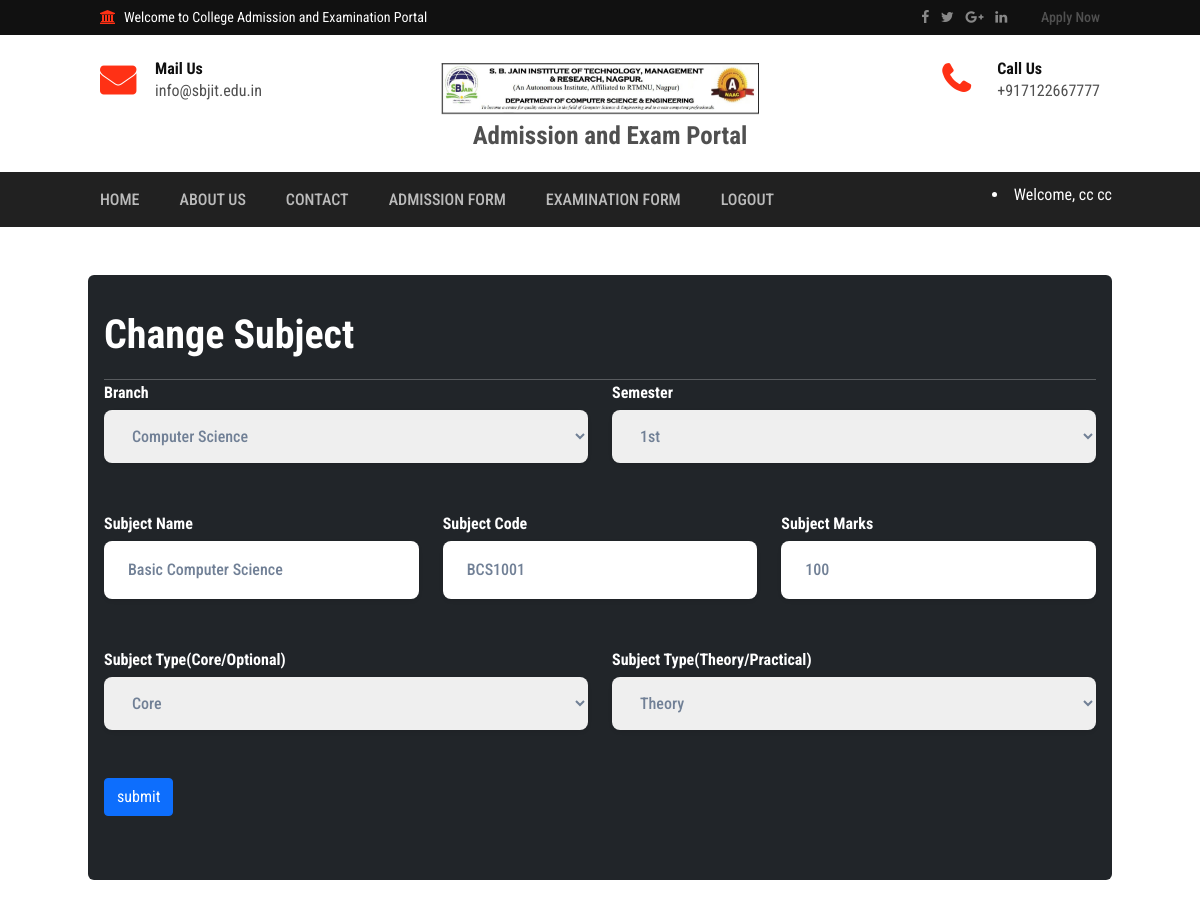
Screenshot of /change-subject/1/ (signed in) with the database file from the repository.
### collegeapp/models.py (models this page shows, shortened)
class Subject(models.Model):
    branch = models.ForeignKey(Branch, on_delete=models.CASCADE, null=True, blank=True)
    semester = models.ForeignKey(Semester, on_delete=models.CASCADE, null=True, blank=True)
    name = models.CharField(max_length=100, null=True, blank=True)
    code = models.CharField(max_length=100, null=True, blank=True)
    subjecttype = models.IntegerField(choices=SUBJECTTYPE, null=True, blank=True)
    theroytype = models.IntegerField(choices=THEORYTYPE, null=True, blank=True)
    marks = models.CharField(max_length=100, null=True, blank=True)
    created = models.DateTimeField(auto_now_add=True, blank=True)

class Branch(models.Model):
    name = models.CharField(max_length=100, null=True, blank=True)
    code = models.CharField(max_length=100, null=True, blank=True)
    created = models.DateTimeField(auto_now_add=True, blank=True)

class Semester(models.Model):
    name = models.CharField(max_length=100, null=True, blank=True)
    created = models.DateTimeField(auto_now_add=True, blank=True)

### collegeapp/views.py (the view, shortened to what this page needs)
# urls.py: path('change-subject/<int:pid>/', change_subject, name='change_subject'),
def change_subject(request, pid=None):
    branch = None
    if pid:
        subject = Subject.objects.get(id=pid)
    semester = Semester.objects.all()
    branch = Branch.objects.all()
    theroytype = THEORYTYPE
    subjecttype = SUBJECTTYPE
    return render(request, 'change_subject.html', locals())

### collegeapp/templates/change_subject.html (shortened to what this page needs)
{% extends 'index.html' %}
{% load static %}
{% load custom_tags %}
{% block body %}
<link rel="stylesheet" href="https://unpkg.com/tailwindcss@^1.0/dist/tailwind.min.css">
<div class="container bg-dark p-3 my-5" style="border-radius:6px">
    <h1>{% if not subject %}Add{% else %}Change{% endif %} Subject</h1><hr style="color:white">
    <form action="{% if not subject %}/add-subject/{% else %}/change-subject/{{subject.id}}/{% endif %}" method="post" enctype="multipart/form-data">
        <div class="row">
            <div class="col-md-6 mb-5">
                <label for="branch" class="font-bold mb-1 text-gray-700 block" style="color:white">Branch</label>
                <select class="w-full px-4 py-3 rounded-lg shadow-sm focus:outline-none focus:shadow-outline text-gray-600 font-medium" name="branch">
                    {% for i in branch %}
                    <option value="{{i.id}}" {% if i.id == subject.branch.id %}selected{% endif %}>{{i.name}}</option>
                    {% endfor %}
                </select>
            </div>
            <div class="col-md-6 mb-5">
                <label for="semester" class="font-bold mb-1 text-gray-700 block" style="color:white">Semester</label>
                <select class="w-full px-4 py-3 rounded-lg shadow-sm focus:outline-none focus:shadow-outline text-gray-600 font-medium" name="semester">
                    {% for i in semester %}
                    <option value="{{i.id}}" {% if i.id == subject.semester.id %}selected{% endif %}>{{i.name}}</option>
                    {% endfor %}
                </select>
            </div>
        </div>
        <div class="row">
            <div class="col-md-4 mb-5">
                <label for="email" class="font-bold mb-1 text-gray-700 block" style="color:white">Subject Name</label>
                <input type="text"
                    class="w-full px-4 py-3 rounded-lg shadow-sm focus:outline-none focus:shadow-outline text-gray-600 font-medium"
                    name="name" placeholder="Enter Subject Name" value="{{subject.name}}">
            </div>
            <div class="col-md-4 mb-5">
                <label for="email" class="font-bold mb-1 text-gray-700 block" style="color:white">Subject Code</label>
                <input type="text"
                    class="w-full px-4 py-3 rounded-lg shadow-sm focus:outline-none focus:shadow-outline text-gray-600 font-medium"
                    name="code" placeholder="Enter Subject Code" value="{{subject.code}}">
            </div>
            <div class="col-md-4 mb-5">
                <label for="email" class="font-bold mb-1 text-gray-700 block" style="color:white">Subject Marks</label>
                <input type="text"
                    class="w-full px-4 py-3 rounded-lg shadow-sm focus:outline-none focus:shadow-outline text-gray-600 font-medium"
                    name="marks" placeholder="Enter marks" value="{{subject.marks}}">
            </div>
        </div>
        <div class="row">
            <div class="col-md-6 mb-5">
                <label for="email" class="font-bold mb-1 text-gray-700 block" style="color:white">Subject Type(Core/Optional)</label>
                <select class="w-full px-4 py-3 rounded-lg shadow-sm focus:outline-none focus:shadow-outline text-gray-600 font-medium" name="subjecttype">
                    {% for i in subjecttype %}
                    <option value="{{i.0}}" {% if i.0 == subject.subjecttype %}selected{% endif %}>{{i.1}}</option>
                    {% endfor %}
                </select>
            </div>
            <div class="col-md-6 mb-5">
                <label for="email" class="font-bold mb-1 text-gray-700 block" style="color:white">Subject Type(Theory/Practical)</label>
                <select class="w-full px-4 py-3 rounded-lg shadow-sm focus:outline-none focus:shadow-outline text-gray-600 font-medium" name="theroytype">
                    {% for i in theroytype %}
                    <option value="{{i.0}}" {% if i.0 == subject.theroytype %}selected{% endif %}>{{i.1}}</option>
                    {% endfor %}
                </select>
            </div>
        </div>
        <input type="submit" class="btn btn-primary mb-5" value="submit"/>
</div>
{% endblock %}

### collegeapp/templates/index.html (shortened to what this page needs)
<!DOCTYPE html>
{% load static %}
<html lang="zxx">
<head>
    <link rel="stylesheet" type="text/css" href="{% static 'css/bootstrap.min.css' %}">
    <link rel="stylesheet" type="text/css" href="{% static 'css/font-awesome.min.css' %}">
    <link rel="stylesheet" type="text/css" href="{% static 'css/animate.css' %}">
    <link rel="stylesheet" type="text/css" href="{% static 'css/owl.carousel.css' %}">
    <link rel="stylesheet" type="text/css" href="{% static 'css/slick.css' %}">
    <link rel="stylesheet" type="text/css" href="{% static 'css/magnific-popup.css' %}">
    <link rel="stylesheet" type="text/css" href="{% static 'css/off-canvas.css' %}">
    <link rel="stylesheet" type="text/css" href="{% static 'css/rsmenu-main.css' %}">
    <link rel="stylesheet" type="text/css" href="{% static 'css/rsmenu-transitions.css' %}">
    <link rel="stylesheet" type="text/css" href="{% static 'style.css' %}">
    <link rel="stylesheet" type="text/css" href="{% static 'css/responsive.css' %}">
    <link rel="stylesheet" href="https://cdnjs.cloudflare.com/ajax/libs/font-awesome/4.7.0/css/font-awesome.min.css">
</head>
<body class="home1">
    <div class="full-width-header">
        <div class="rs-toolbar">
            <div class="container">
                <div class="row">
                    <div class="col-md-6">
                        <div class="rs-toolbar-left">
                            <div class="welcome-message">
                                <i class="fa fa-bank"></i><span>Welcome to College Admission and Examination Portal</span>
                            </div>
                        </div>
                    </div>
                    <div class="col-md-6">
                        <div class="rs-toolbar-right">
                            <div class="toolbar-share-icon">
                                <ul>
                                    <li><a href="https://www.facebook.com/officialsbjain/" target="_blank"><i class="fa fa-facebook"></i></a></li>
                                    <li><a href="https://twitter.com/officialsbjain?s=09" target="_blank"><i class="fa fa-twitter"></i></a></li>
                                    <li><a href="https://www.sbjit.edu.in/" target="_blank"><i class="fa fa-google-plus"></i></a></li>
                                    <li><a href="https://www.linkedin.com/in/s-b-jain-nagpur-7a65a3153/" target="_blank"><i class="fa fa-linkedin"></i></a></li>
                                </ul>
                            </div>
                            <a href="/student-register/" class="apply-btn">Apply Now</a>
                        </div>
                    </div>
                </div>
            </div>
        </div>
        <header id="rs-header" class="rs-header">
            <div class="rs-header-top">
                <div class="container">
                    <div class="row">
                        <div class="col-md-4 col-sm-12">
                            <div class="header-contact">
                                <div id="info-details" class="widget-text">
                                    <i class="fa fa-envelope"></i>
                                    <div class="info-text">
                                        <a href="mailto:info@domain.com">
						                    	<span>Mail Us</span>
												info@sbjit.edu.in
											</a>
                                    </div>
                                </div>
                            </div>
                        </div>
                        <div class="col-md-4 col-sm-12">
                            <div class="logo-area text-center">
                                <a href="/"><img src="{% static 'images/college logo photo.png' %}" style="width:600px;height:60px;padding-bottom: 0.5rem;" alt="logo">
                                    <b style="font-size:25px;margin-left:20px;font-weight:bold">Admission and Exam Portal</b>
                                </a>
                            </div>
                        </div>
                        <div class="col-md-4 col-sm-12">
                            <div class="header-contact pull-right">
                                <div id="phone-details" class="widget-text">
                                    <i class="fa fa-phone"></i>
                                    <div class="info-text">
                                        <a href="tel:4155551234">
						                    	<span>Call Us</span>
												+917122667777
											</a>
                                    </div>
                                </div>
                            </div>
                        </div>
                    </div>
                </div>
            </div>
            <div class="menu-area menu-sticky">
                <div class="container">
                    <div class="main-menu">
                        <div class="row relative">
                            <div class="col-sm-12">
                                <nav class="rs-menu">
                                    <ul class="nav-menu">
                                        <li><a href="/" class="home">Home</a>
                                        </li>
                                        <li> <a href="/about/">About Us</a>
                                        </li>
                                        <li> <a href="/contact/">Contact</a></li>
                                        {% if request.user.is_authenticated %}
                                        {% if request.user.is_staff %}
                                            <li class="menu-item-has-children"> <a href="#">Branch</a>
                                                <ul class="sub-menu">
                                                    <li><a href="/add-branch/">Add Branch</a></li>
                                                    <li><a href="/manage-branch/">Manage Branch</a></li>
                                                </ul>
                                            </li>
                                            <li class="menu-item-has-children"> <a href="#">Semester</a>
                                                <ul class="sub-menu">
                                                    <li><a href="/add-semester/">Add Semester</a></li>
                                                    <li><a href="/manage-semester/">Manage Semester</a></li>
                                                </ul>
                                            </li>
                                            <li class="menu-item-has-children"> <a href="#">Subject</a>
                                                <ul class="sub-menu">
                                                    <li><a href="/add-subject/">Add Subject</a></li>
                                                    <li><a href="/manage-subject/">Manage Subject</a></li>
                                                </ul>
                                            </li>
                                            <li class="menu-item-has-children"> <a href="#">Admission</a>
                                                <ul class="sub-menu">
                                                    <li><a href="/admission-data/?status=1">Pending Admission</a></li>
                                                    <li><a href="/admission-data/?status=3">Rejected Admission</a></li>
                                                    <li><a href="/admission-data/?status=2">Completed Admission</a></li>
                                                    <li><a href="/admission-data/?status=4">Payment Pending Admission</a></li>
                                                    <li><a href="/admission-data/?status=5">Payment Completed Admission</a></li>
                                                </ul>
                                            </li>
                                            <li class="menu-item-has-children"> <a href="#">Examination</a>
                                                <ul class="sub-menu">
                                                    <li><a href="/examination-data/?status=1">Pending Examination Data</a></li>
                                                    <li><a href="/examination-data/?status=2">Verified Examination Data</a></li>
                                                    <li><a href="/examination-data/?status=3">Rejected Examination Data</a></li>
                                                    <li><a href="/examination-data/?status=4">Payment Pending Examination Data</a></li>
                                                    <li><a href="/examination-data/?status=5">Payment Completed Examination Data</a></li>
                                                </ul>
                                            </li>
                                            <li> <a href="/logout/">Logout</a></li>
                                        {% else %}
                                            <li> <a href="/complete-registration/">Admission Form</a></li>
                                            <li> <a href="/exam-process">Examination Form</a></li>
                                            <li> <a href="/logout/">Logout</a></li>
                                        {% endif %}
                                        {% else %}
                                            <li> <a href="/student-register/">Register</a></li>
                                            <li> <a href="/login/">Login</a></li>
                                            <li> <a href="/admin-login/">Admin Login</a></li>
                                        {% endif %}
                                    </ul>
                                </nav>
                                <div class="right-bar-icon rs-offcanvas-link text-right">
                                    {% if request.user.is_authenticated %}
                                    {% if request.user.is_staff %}
                                    <li style="color:white;padding-top:10px">Welcome, {{request.user.username}}</li>
                                    {% else %}
                                    <li style="color:white;padding-top:10px">Welcome, {{request.user.first_name}} {{request.user.last_name}}</li>
                                    {% endif %}
                                    {% endif %}
                                </div>
                            </div>
                        </div>
                    </div>
                </div>
            </div>
        </header>
    </div>
    {% block body %}
    {% endblock %}
</body>
</html>

### rows the page displays
Subject: branch "Computer Science", semester "1st", name "Basic Computer Science", code "BCS1001", marks "100", subjecttype "Core", theroytype "Theory"

### other values shown
{{ request.user.first_name }} "cc"
{{ request.user.last_name }} "cc"
